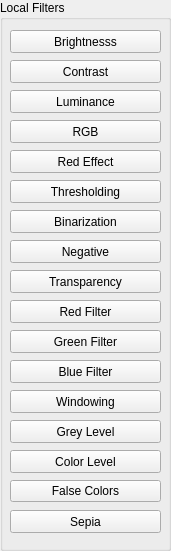
   <widget class="QGroupBox" name="groupBoxLocalFilters">
    <property name="geometry">
     <rect>
      <x>950</x>
      <y>10</y>
      <width>171</width>
      <height>551</height>
     </rect>
    </property>
    <property name="title">
     <string>Local Filters</string>
    </property>
    <widget class="QPushButton" name="pushButtonLuminance">
     <property name="geometry">
      <rect>
       <x>10</x>
       <y>90</y>
       <width>151</width>
       <height>23</height>
      </rect>
     </property>
     <property name="toolTip">
      <string>&lt;html&gt;&lt;head/&gt;&lt;body&gt;&lt;p&gt;Renders the image in black and white&lt;/p&gt;&lt;/body&gt;&lt;/html&gt;</string>
     </property>
     <property name="text">
      <string>Luminance</string>
     </property>
    </widget>
    <widget class="QPushButton" name="pushButtonWindowing">
     <property name="geometry">
      <rect>
       <x>10</x>
       <y>390</y>
       <width>151</width>
       <height>23</height>
      </rect>
     </property>
     <property name="toolTip">
      <string>&lt;html&gt;&lt;head/&gt;&lt;body&gt;&lt;p&gt;Processes the image by windowing (Narrows the spectrum)&lt;/p&gt;&lt;/body&gt;&lt;/html&gt;</string>
     </property>
     <property name="text">
      <string>Windowing</string>
     </property>
    </widget>
    <widget class="QPushButton" name="pushButtonThresholding">
     <property name="geometry">
      <rect>
       <x>10</x>
       <y>180</y>
       <width>151</width>
       <height>23</height>
      </rect>
     </property>
     <property name="toolTip">
      <string>&lt;html&gt;&lt;head/&gt;&lt;body&gt;&lt;p&gt;Strengthens the color level above a threshold (from 1 to 255) otherwise cancels them&lt;/p&gt;&lt;/body&gt;&lt;/html&gt;</string>
     </property>
     <property name="text">
      <string>Thresholding</string>
     </property>
    </widget>
    <widget class="QPushButton" name="pushButtonBinarization">
     <property name="geometry">
      <rect>
       <x>10</x>
       <y>210</y>
       <width>151</width>
       <height>23</height>
      </rect>
     </property>
     <property name="toolTip">
      <string>&lt;html&gt;&lt;head/&gt;&lt;body&gt;&lt;p&gt;Maximizes the color level above a threshold (from 1 to 255) otherwise cancels them&lt;/p&gt;&lt;/body&gt;&lt;/html&gt;</string>
     </property>
     <property name="text">
      <string>Binarization</string>
     </property>
    </widget>
    <widget class="QPushButton" name="pushButtonNegative">
     <property name="geometry">
      <rect>
       <x>10</x>
       <y>240</y>
       <width>151</width>
       <height>23</height>
      </rect>
     </property>
     <property name="toolTip">
      <string>&lt;html&gt;&lt;head/&gt;&lt;body&gt;&lt;p&gt;Restores the negative of the image&lt;/p&gt;&lt;/body&gt;&lt;/html&gt;</string>
     </property>
     <property name="text">
      <string>Negative</string>
     </property>
    </widget>
    <widget class="QPushButton" name="pushButtonRedFilter">
     <property name="geometry">
      <rect>
       <x>10</x>
       <y>300</y>
       <width>151</width>
       <height>23</height>
      </rect>
     </property>
     <property name="toolTip">
      <string>&lt;html&gt;&lt;head/&gt;&lt;body&gt;&lt;p&gt;Selects only the red color component of the image&lt;/p&gt;&lt;/body&gt;&lt;/html&gt;</string>
     </property>
     <property name="text">
      <string>Red Filter</string>
     </property>
    </widget>
    <widget class="QPushButton" name="pushButtonGreenFilter">
     <property name="geometry">
      <rect>
       <x>10</x>
       <y>330</y>
       <width>151</width>
       <height>23</height>
      </rect>
     </property>
     <property name="toolTip">
      <string>&lt;html&gt;&lt;head/&gt;&lt;body&gt;&lt;p&gt;Selects only the green color component of the image&lt;/p&gt;&lt;/body&gt;&lt;/html&gt;</string>
     </property>
     <property name="text">
      <string>Green Filter</string>
     </property>
    </widget>
    <widget class="QPushButton" name="pushButtonBlueFilter">
     <property name="geometry">
      <rect>
       <x>10</x>
       <y>360</y>
       <width>151</width>
       <height>23</height>
      </rect>
     </property>
     <property name="toolTip">
      <string>&lt;html&gt;&lt;head/&gt;&lt;body&gt;&lt;p&gt;Selects only the blue color component of the image&lt;/p&gt;&lt;/body&gt;&lt;/html&gt;</string>
     </property>
     <property name="text">
      <string>Blue Filter</string>
     </property>
    </widget>
    <widget class="QPushButton" name="pushButtonTransparency">
     <property name="geometry">
      <rect>
       <x>10</x>
       <y>270</y>
       <width>151</width>
       <height>23</height>
      </rect>
     </property>
     <property name="toolTip">
      <string>&lt;html&gt;&lt;head/&gt;&lt;body&gt;&lt;p&gt;Changes the opacity or transparency of the image&lt;/p&gt;&lt;/body&gt;&lt;/html&gt;</string>
     </property>
     <property name="text">
      <string>Transparency</string>
     </property>
    </widget>
    <widget class="QPushButton" name="pushButtonBrightness">
     <property name="geometry">
      <rect>
       <x>10</x>
       <y>30</y>
       <width>151</width>
       <height>23</height>
      </rect>
     </property>
     <property name="toolTip">
      <string>&lt;html&gt;&lt;head/&gt;&lt;body&gt;&lt;p&gt;Changes the brightness of the image from 1 to 99&lt;/p&gt;&lt;/body&gt;&lt;/html&gt;</string>
     </property>
     <property name="text">
      <string>Brightnesss</string>
     </property>
    </widget>
    <widget class="QPushButton" name="pushButtonContrast">
     <property name="geometry">
      <rect>
       <x>10</x>
       <y>60</y>
       <width>151</width>
       <height>23</height>
      </rect>
     </property>
     <property name="toolTip">
      <string>&lt;html&gt;&lt;head/&gt;&lt;body&gt;&lt;p&gt;Changes the contrast of the image from 1 to 99&lt;/p&gt;&lt;/body&gt;&lt;/html&gt;</string>
     </property>
     <property name="text">
      <string>Contrast</string>
     </property>
    </widget>
    <widget class="QPushButton" name="pushButtonRGB">
     <property name="geometry">
      <rect>
       <x>10</x>
       <y>120</y>
       <width>151</width>
       <height>23</height>
      </rect>
     </property>
     <property name="toolTip">
      <string>&lt;html&gt;&lt;head/&gt;&lt;body&gt;&lt;p&gt;Modifies the color components red, green and blue de l'image from 1 to 99)&lt;/p&gt;&lt;/body&gt;&lt;/html&gt;</string>
     </property>
     <property name="text">
      <string>RGB</string>
     </property>
    </widget>
    <widget class="QPushButton" name="pushButtonRedEffect">
     <property name="geometry">
      <rect>
       <x>10</x>
       <y>150</y>
       <width>151</width>
       <height>23</height>
      </rect>
     </property>
     <property name="toolTip">
      <string>&lt;html&gt;&lt;head/&gt;&lt;body&gt;&lt;p&gt;Keeps only the red components of the image&lt;/p&gt;&lt;/body&gt;&lt;/html&gt;</string>
     </property>
     <property name="text">
      <string>Red Effect</string>
     </property>
    </widget>
    <widget class="QPushButton" name="pushButtonGreyLevel">
     <property name="geometry">
      <rect>
       <x>10</x>
       <y>420</y>
       <width>151</width>
       <height>23</height>
      </rect>
     </property>
     <property name="toolTip">
      <string>&lt;html&gt;&lt;head/&gt;&lt;body&gt;&lt;p&gt;Displays the image with 2 to 8 gray levels&lt;/p&gt;&lt;/body&gt;&lt;/html&gt;</string>
     </property>
     <property name="text">
      <string>Grey Level</string>
     </property>
    </widget>
    <widget class="QPushButton" name="pushButtonColorLevel">
     <property name="geometry">
      <rect>
       <x>10</x>
       <y>450</y>
       <width>151</width>
       <height>23</height>
      </rect>
     </property>
     <property name="toolTip">
      <string>&lt;html&gt;&lt;head/&gt;&lt;body&gt;&lt;p&gt;Displays the image with 2 to 8 color levels&lt;/p&gt;&lt;/body&gt;&lt;/html&gt;</string>
     </property>
     <property name="text">
      <string>Color Level</string>
     </property>
    </widget>
    <widget class="QPushButton" name="pushButtonFalseColors">
     <property name="geometry">
      <rect>
       <x>10</x>
       <y>480</y>
       <width>151</width>
       <height>22</height>
      </rect>
     </property>
     <property name="toolTip">
      <string>&lt;html&gt;&lt;head/&gt;&lt;body&gt;&lt;p&gt;Changes the color components of the image by permutation&lt;/p&gt;&lt;/body&gt;&lt;/html&gt;</string>
     </property>
     <property name="text">
      <string>False Colors</string>
     </property>
    </widget>
    <widget class="QPushButton" name="pushButtonSepia">
     <property name="geometry">
      <rect>
       <x>10</x>
       <y>510</y>
       <width>151</width>
       <height>23</height>
      </rect>
     </property>
     <property name="toolTip">
      <string>&lt;html&gt;&lt;head/&gt;&lt;body&gt;&lt;p&gt;Gives a sepia tint to the image&lt;/p&gt;&lt;/body&gt;&lt;/html&gt;</string>
     </property>
     <property name="text">
      <string>Sepia</string>
     </property>
    </widget>
   </widget>
